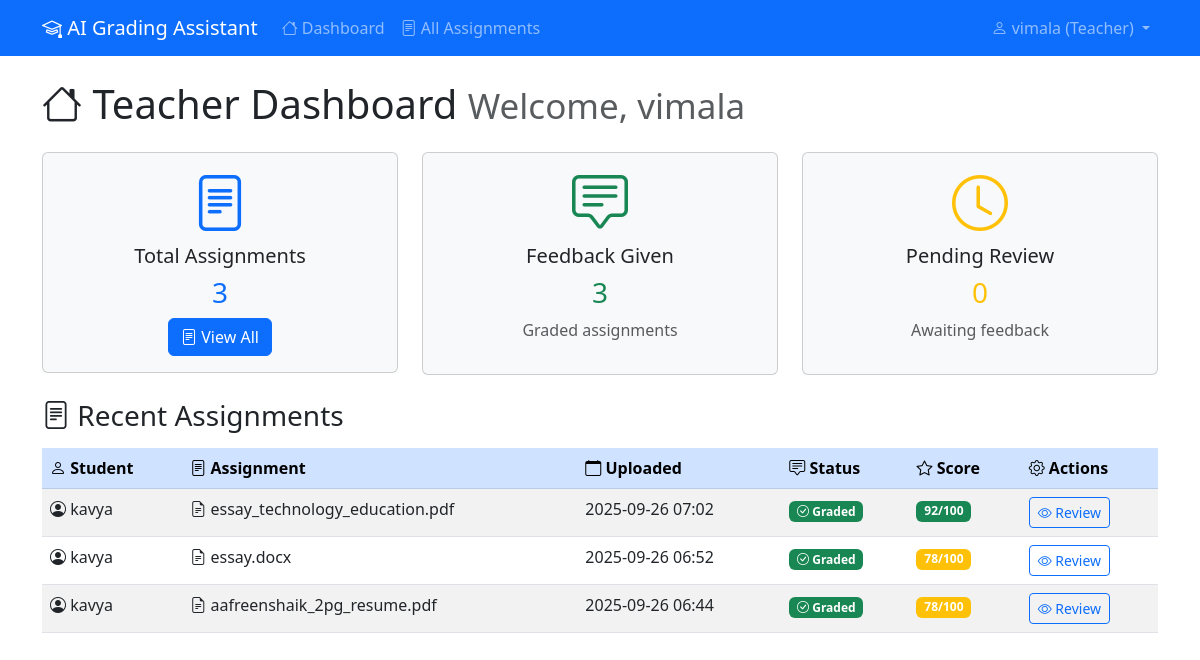
Page /teacher/dashboard (signed in) on the committed database.
### models.py (models this page shows, shortened)
class User(UserMixin, db.Model):
    id = db.Column(db.Integer, primary_key=True)
    name = db.Column(db.String(100), nullable=False)
    email = db.Column(db.String(120), unique=True, nullable=False)
    password_hash = db.Column(db.String(200), nullable=False)
    role = db.Column(db.String(20), nullable=False)  # 'student' or 'teacher'
    created_at = db.Column(db.DateTime, default=datetime.utcnow)
    assignments = db.relationship('Assignment', backref='student', lazy=True, foreign_keys='Assignment.student_id')
    feedbacks = db.relationship('Feedback', backref='teacher', lazy=True, foreign_keys='Feedback.teacher_id')

class Assignment(db.Model):
    id = db.Column(db.Integer, primary_key=True)
    student_id = db.Column(db.Integer, db.ForeignKey('user.id'), nullable=False)
    filename = db.Column(db.String(255), nullable=False)
    filepath = db.Column(db.String(500), nullable=False)
    text_content = db.Column(db.Text, nullable=True)
    uploaded_at = db.Column(db.DateTime, default=datetime.utcnow)
    feedbacks = db.relationship('Feedback', backref='assignment', lazy=True, cascade='all, delete-orphan')

class Feedback(db.Model):
    id = db.Column(db.Integer, primary_key=True)
    assignment_id = db.Column(db.Integer, db.ForeignKey('assignment.id'), nullable=False)
    teacher_id = db.Column(db.Integer, db.ForeignKey('user.id'), nullable=False)
    content = db.Column(db.Text, nullable=False)
    score = db.Column(db.Integer, nullable=True)  # 0-100
    generated_by_ai = db.Column(db.Boolean, default=True)
    created_at = db.Column(db.DateTime, default=datetime.utcnow)

### app.py (the view)
@app.route('/teacher/dashboard')
@login_required
def teacher_dashboard():
    if current_user.role != 'teacher':
        return redirect(url_for('student_dashboard'))
    assignments = Assignment.query.join(User).order_by(Assignment.uploaded_at.desc()).all()
    return render_template('dashboard_teacher.html', assignments=assignments)

### app.py (called while the page is built)
@login_manager.user_loader
def load_user(user_id):
    return User.query.get(int(user_id))

### templates/dashboard_teacher.html (shortened to what this page needs)
{% extends "base.html" %}
{% block content %}
<div class="row">
    <div class="col-12">
        <h1 class="mb-4">
            <i class="bi bi-house"></i> Teacher Dashboard
            <small class="text-muted">Welcome, {{ current_user.name }}</small>
        </h1>
    </div>
</div>
<div class="row mb-4">
    <div class="col-md-4">
        <div class="card bg-light">
            <div class="card-body text-center">
                <i class="bi bi-file-text display-4 text-primary"></i>
                <h5 class="card-title mt-2">Total Assignments</h5>
                <h3 class="text-primary">{{ assignments|length }}</h3>
                <a href="{{ url_for('assignment_list') }}" class="btn btn-primary">
                    <i class="bi bi-file-text"></i> View All
                </a>
            </div>
        </div>
    </div>
    <div class="col-md-4">
        <div class="card bg-light">
            <div class="card-body text-center">
                <i class="bi bi-chat-square-text display-4 text-success"></i>
                <h5 class="card-title mt-2">Feedback Given</h5>
                <h3 class="text-success">{{ assignments|selectattr('feedbacks')|list|length }}</h3>
                <p class="text-muted">Graded assignments</p>
            </div>
        </div>
    </div>
    <div class="col-md-4">
        <div class="card bg-light">
            <div class="card-body text-center">
                <i class="bi bi-clock display-4 text-warning"></i>
                <h5 class="card-title mt-2">Pending Review</h5>
                <h3 class="text-warning">{{ assignments|rejectattr('feedbacks')|list|length }}</h3>
                <p class="text-muted">Awaiting feedback</p>
            </div>
        </div>
    </div>
</div>
<div class="row">
    <div class="col-12">
        <h3 class="mb-3">
            <i class="bi bi-file-text"></i> Recent Assignments
        </h3>
        {% if assignments %}
        <div class="table-responsive">
            <table class="table table-striped">
                <thead class="table-primary">
                    <tr>
                        <th><i class="bi bi-person"></i> Student</th>
                        <th><i class="bi bi-file-text"></i> Assignment</th>
                        <th><i class="bi bi-calendar"></i> Uploaded</th>
                        <th><i class="bi bi-chat-square-text"></i> Status</th>
                        <th><i class="bi bi-star"></i> Score</th>
                        <th><i class="bi bi-gear"></i> Actions</th>
                    </tr>
                </thead>
                <tbody>
                    {% for assignment in assignments[:10] %}
                    <tr>
                        <td>
                            <i class="bi bi-person-circle"></i>
                            {{ assignment.student.name }}
                        </td>
                        <td>
                            <i class="bi bi-file-earmark-text"></i>
                            {{ assignment.filename }}
                        </td>
                        <td>{{ assignment.uploaded_at.strftime('%Y-%m-%d %H:%M') }}</td>
                        <td>
                            {% if assignment.feedbacks %}
                                <span class="badge bg-success">
                                    <i class="bi bi-check-circle"></i> Graded
                                </span>
                            {% else %}
                                <span class="badge bg-warning">
                                    <i class="bi bi-clock"></i> Pending
                                </span>
                            {% endif %}
                        </td>
                        <td>
                            {% if assignment.feedbacks %}
                                {% set latest_feedback = assignment.feedbacks|selectattr('score')|first %}
                                {% if latest_feedback %}
                                    <span class="badge bg-{{ 'success' if latest_feedback.score >= 80 else 'warning' if latest_feedback.score >= 60 else 'danger' }}">
                                        {{ latest_feedback.score }}/100
                                    </span>
                                {% else %}
                                    <span class="text-muted">-</span>
                                {% endif %}
                            {% else %}
                                <span class="text-muted">-</span>
                            {% endif %}
                        </td>
                        <td>
                            <a href="{{ url_for('view_assignment', assignment_id=assignment.id) }}" class="btn btn-sm btn-outline-primary">
                                <i class="bi bi-eye"></i> Review
                            </a>
                        </td>
                    </tr>
                    {% endfor %}
                </tbody>
            </table>
        </div>
        {% else %}
        <div class="alert alert-info text-center">
            <i class="bi bi-info-circle"></i>
            <h5>No assignments yet</h5>
            <p class="mb-0">Students haven't submitted any assignments for grading yet.</p>
        </div>
        {% endif %}
    </div>
</div>
{% endblock %}

### templates/base.html (shortened to what this page needs)
<!DOCTYPE html>
<html lang="en">
<head>
    <link href="https://cdn.jsdelivr.net/npm/bootstrap@5.3.0/dist/css/bootstrap.min.css" rel="stylesheet">
    <link href="https://cdn.jsdelivr.net/npm/bootstrap-icons@1.10.0/font/bootstrap-icons.css" rel="stylesheet">
</head>
<body>
    <nav class="navbar navbar-expand-lg navbar-dark bg-primary">
        <div class="container">
            <a class="navbar-brand" href="{{ url_for('index') }}">
                <i class="bi bi-mortarboard"></i> AI Grading Assistant
            </a>
            {% if current_user.is_authenticated %}
            <div class="collapse navbar-collapse" id="navbarNav">
                <ul class="navbar-nav me-auto">
                    {% if current_user.role == 'student' %}
                    <li class="nav-item">
                        <a class="nav-link" href="{{ url_for('student_dashboard') }}">
                            <i class="bi bi-house"></i> Dashboard
                        </a>
                    </li>
                    <li class="nav-item">
                        <a class="nav-link" href="{{ url_for('upload_assignment') }}">
                            <i class="bi bi-cloud-upload"></i> Upload Assignment
                        </a>
                    </li>
                    {% else %}
                    <li class="nav-item">
                        <a class="nav-link" href="{{ url_for('teacher_dashboard') }}">
                            <i class="bi bi-house"></i> Dashboard
                        </a>
                    </li>
                    <li class="nav-item">
                        <a class="nav-link" href="{{ url_for('assignment_list') }}">
                            <i class="bi bi-file-text"></i> All Assignments
                        </a>
                    </li>
                    {% endif %}
                </ul>
                <ul class="navbar-nav">
                    <li class="nav-item dropdown">
                        <a class="nav-link dropdown-toggle" href="#" role="button" data-bs-toggle="dropdown">
                            <i class="bi bi-person"></i> {{ current_user.name }} ({{ current_user.role.title() }})
                        </a>
                    </li>
                </ul>
            </div>
            {% endif %}
        </div>
    </nav>
    <main class="container mt-4">
        {% block content %}{% endblock %}
    </main>
</body>
</html>

### rows in the picture
User: name "vimala", role "Teacher"
Assignment: student.name "kavya", filename "essay_technology_education.pdf", uploaded_at "2025-09-26 07:02"
Feedback: score "92"
Assignment: student.name "kavya", filename "essay.docx", uploaded_at "2025-09-26 06:52"
Feedback: score "78"
Assignment: student.name "kavya", filename "aafreenshaik_2pg_resume.pdf", uploaded_at "2025-09-26 06:44"
Feedback: score "78"

### other values in the picture
{{ assignments|length }} "3"
{{ assignments|selectattr('feedbacks')|list|length }} "3"
{{ assignments|rejectattr('feedbacks')|list|length }} "0"
